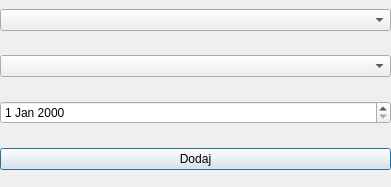
<?xml version="1.0" encoding="UTF-8"?>
<ui version="4.0">
 <class>AddRentDialog</class>
 <widget class="QDialog" name="AddRentDialog">
  <property name="geometry">
   <rect>
    <x>0</x>
    <y>0</y>
    <width>391</width>
    <height>187</height>
   </rect>
  </property>
  <property name="minimumSize">
   <size>
    <width>391</width>
    <height>187</height>
   </size>
  </property>
  <property name="maximumSize">
   <size>
    <width>391</width>
    <height>187</height>
   </size>
  </property>
  <property name="windowTitle">
   <string>Dodaj Wypożyczenie</string>
  </property>
  <widget class="QWidget" name="centralWidget">
   <property name="geometry">
    <rect>
     <x>0</x>
     <y>0</y>
     <width>391</width>
     <height>181</height>
    </rect>
   </property>
   <layout class="QVBoxLayout" name="verticalLayout">
    <property name="spacing">
     <number>15</number>
    </property>
    <item>
     <widget class="QComboBox" name="personComboBox"/>
    </item>
    <item>
     <widget class="QComboBox" name="bookComboBox"/>
    </item>
    <item>
     <widget class="QDateEdit" name="dateEdit"/>
    </item>
    <item>
     <widget class="QPushButton" name="addButton">
      <property name="text">
       <string>Dodaj</string>
      </property>
     </widget>
    </item>
   </layout>
  </widget>
 </widget>
 <resources/>
 <connections/>
</ui>
